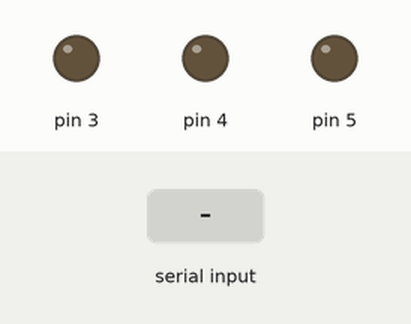
Bench run of a sketch on a simulated Arduino Uno, built with avr-gcc and run on an emulated ATmega328P. Parts: output pins drawn as LEDs (lit = HIGH). The test bench sets the inputs (shaded band).

Above: at 1.2 s.
1.3 s: "light on" received over the second serial link
At 1.7 s:
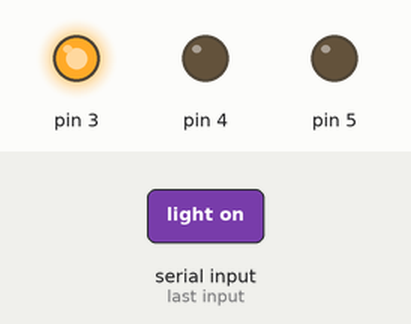
2.8 s: "bulb on" received over the second serial link
At 3.7 s:
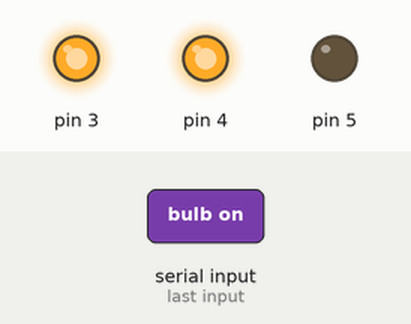
4.3 s: "light off" received over the second serial link
At 5.5 s:
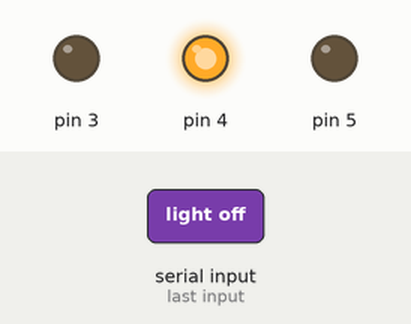
5.8 s: "fab on" received over the second serial link
At 6.8 s:
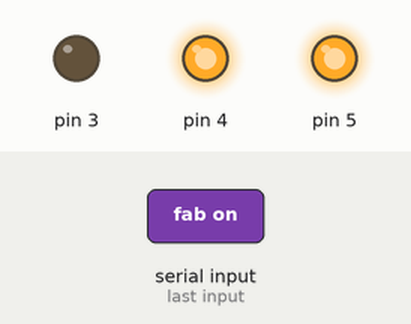
7.3 s: "bulb off" received over the second serial link
At 8.5 s:
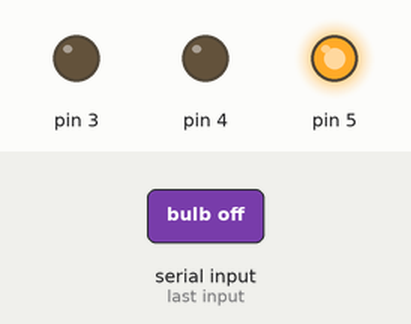
8.8 s: "fan off" received over the second serial link
At 9.4 s:
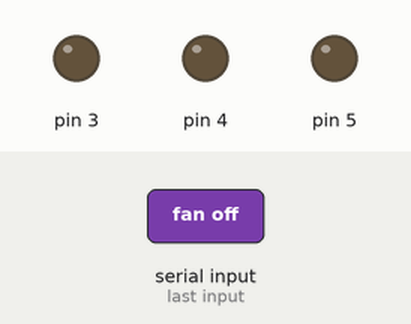
Timing chart, 0 to 11.3 s (numbered marks = the images above; inputs shaded):
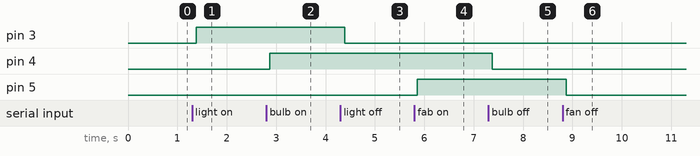

Measured:
- after the input at 1.3 s, pin 3: LOW → HIGH after 0.08 s
- after the input at 2.8 s, pin 4: LOW → HIGH after 0.07 s
- after the input at 4.3 s, pin 3: HIGH → LOW after 0.09 s
- after the input at 5.8 s, pin 5: LOW → HIGH after 0.06 s
- after the input at 7.3 s, pin 4: HIGH → LOW after 0.08 s
- after the input at 8.8 s, pin 5: HIGH → LOW after 0.07 s

The sketch:

Vice_test.ino
```cpp
#include <SoftwareSerial.h>
SoftwareSerial BT(10, 11); //TX, RX respetively
String device;

void setup() {

  BT.begin(9600);
  pinMode(3, OUTPUT);
  pinMode(4, OUTPUT);
  pinMode(5, OUTPUT);
  }

//-----------------------------------------------------------------------//

void loop() {

  while (BT.available()){ //Check if there is an available byte to read
    delay(10); //Delay added to make thing stable
    char c = BT.read(); //Conduct a serial read
    device += c; //build the string.
    }

  if (device.length() > 0) {

    if(device == "light on") {

      digitalWrite(3, HIGH); }

  else if(device == "light off") {

    digitalWrite(3, LOW); }

  else if (device == "bulb on") {

    digitalWrite (4,HIGH); }

  else if ( device == "bulb off") {

    digitalWrite (4, LOW); }

  else if (device == "fab on") {

    digitalWrite (5, HIGH); }

  else if (device == "fan off") {

    digitalWrite (5, LOW);}

device="";}} //Reset the variable
```
